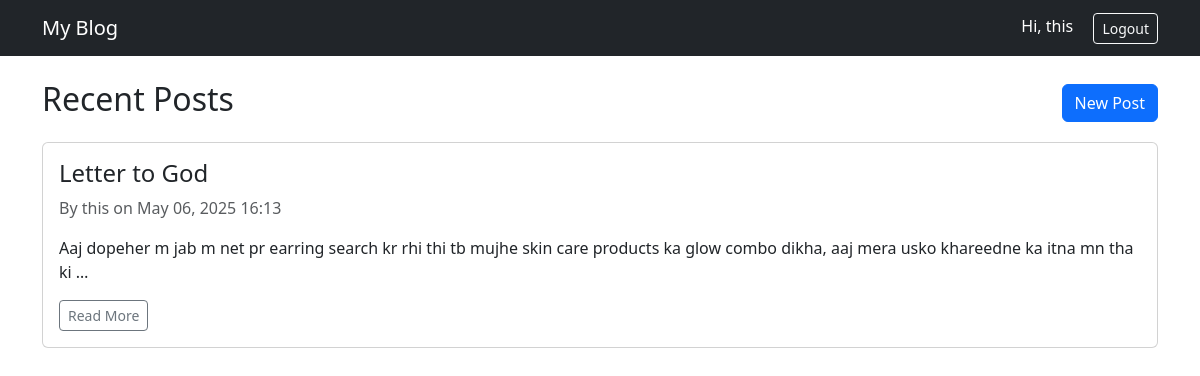
The app's page / (signed in) with its own data.
### blog/models.py (models this page shows, shortened)
class Blog(models.Model):
    title = models.CharField(max_length=200)
    content = models.TextField()
    author = models.ForeignKey(User, on_delete=models.CASCADE)
    created_at = models.DateTimeField(auto_now_add=True)

### blog/views.py (the view)
# urls.py: path('', views.home, name='home'),
def home(request):
    blogs = Blog.objects.all().order_by('-created_at')
    return render(request, 'blog/home.html', {'blogs': blogs})

### blog/templates/blog/home.html (shortened to what this page needs)
{% extends 'base.html' %}
{% block content %}
<div class="d-flex justify-content-between align-items-center mb-3">
    <h2>Recent Posts</h2>
    {% if user.is_authenticated %}
        <a href="{% url 'blog_create' %}" class="btn btn-primary">New Post</a>
    {% endif %}
</div>
{% for post in blogs %}
<div class="card mb-3">
    <div class="card-body">
        <h4>{{ post.title }}</h4>
        <p class="text-muted">By {{ post.author }} on {{ post.created_at|date:"M d, Y H:i" }}</p>
        <p>{{ post.content|truncatewords:30 }}</p>
        <a href="{% url 'blog_detail' post.pk %}" class="btn btn-outline-secondary btn-sm">Read More</a>
    </div>
</div>
{% empty %}
<p>No blog posts yet.</p>
{% endfor %}
{% endblock %}

### blog/templates/base.html (shortened to what this page needs)
<!DOCTYPE html>
<html lang="en">
<head>
    <link href="https://cdn.jsdelivr.net/npm/bootstrap@5.3.0/dist/css/bootstrap.min.css" rel="stylesheet">
    {% load static %}
</head>
<body>
    <nav class="navbar navbar-expand-lg navbar-dark bg-dark mb-4">
        <div class="container">
            <a class="navbar-brand" href="{% url 'home' %}">My Blog</a>
            <div>
                {% if user.is_authenticated %}
                    <span class="text-white me-3">Hi, {{ user.username }}</span>
                    <a href="{% url 'logout' %}" class="btn btn-outline-light btn-sm">Logout</a>
                {% else %}
                    <a href="{% url 'login' %}" class="btn btn-outline-light btn-sm me-2">Login</a>
                    <a href="{% url 'register' %}" class="btn btn-outline-light btn-sm">Register</a>
                {% endif %}
            </div>
        </div>
    </nav>
    <div class="container">
        {% block content %}
        {% endblock %}
    </div>
</body>
</html>

### records on screen
Blog: title "Letter to God", author "this", created_at "May 06, 2025 16:13", content "Aaj dopeher m jab m net pr earring search kr rhi thi tb mujhe skin care products ka glow combo dikha, aaj mera usko khareedne ka itna mn tha ki …"

### other values on screen
{{ user.username }} "this"
